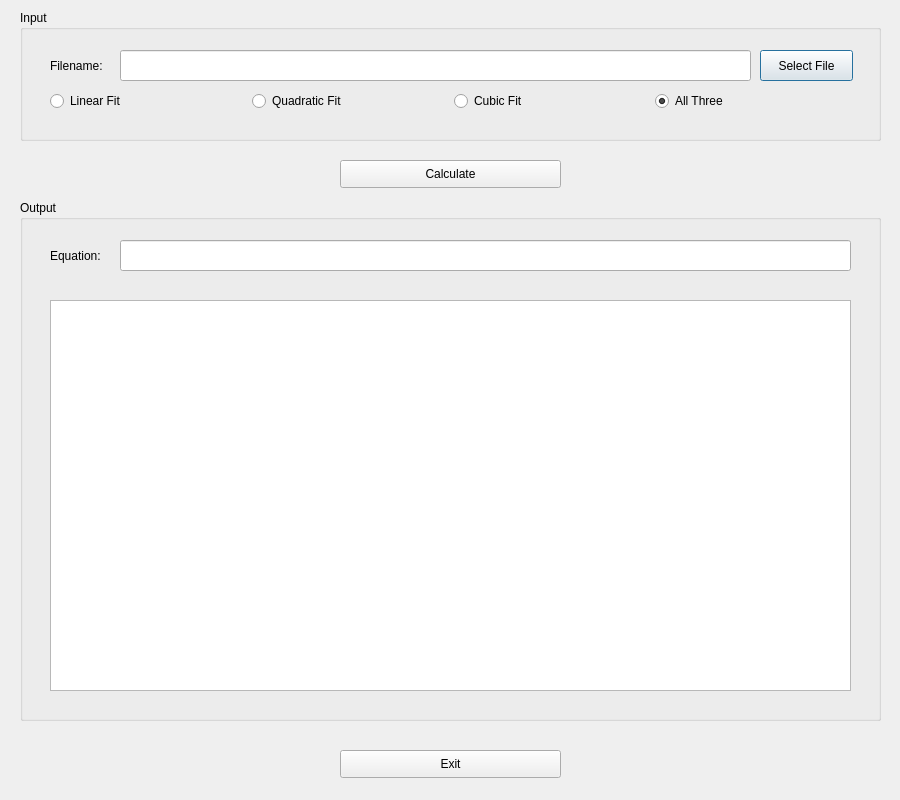
<?xml version="1.0" encoding="UTF-8"?>
<ui version="4.0">
 <class>Dialog</class>
 <widget class="QDialog" name="Dialog">
  <property name="geometry">
   <rect>
    <x>0</x>
    <y>0</y>
    <width>900</width>
    <height>800</height>
   </rect>
  </property>
  <property name="windowTitle">
   <string>Dialog</string>
  </property>
  <widget class="QGroupBox" name="groupInput">
   <property name="geometry">
    <rect>
     <x>20</x>
     <y>10</y>
     <width>861</width>
     <height>131</height>
    </rect>
   </property>
   <property name="title">
    <string>Input</string>
   </property>
   <widget class="QLineEdit" name="txtFileName">
    <property name="geometry">
     <rect>
      <x>100</x>
      <y>40</y>
      <width>631</width>
      <height>31</height>
     </rect>
    </property>
    <property name="readOnly">
     <bool>true</bool>
    </property>
   </widget>
   <widget class="QLabel" name="lblFilename">
    <property name="geometry">
     <rect>
      <x>30</x>
      <y>40</y>
      <width>61</width>
      <height>31</height>
     </rect>
    </property>
    <property name="text">
     <string>Filename:</string>
    </property>
   </widget>
   <widget class="QPushButton" name="btnSelect">
    <property name="geometry">
     <rect>
      <x>740</x>
      <y>40</y>
      <width>93</width>
      <height>31</height>
     </rect>
    </property>
    <property name="text">
     <string>Select File</string>
    </property>
   </widget>
   <widget class="QWidget" name="">
    <property name="geometry">
     <rect>
      <x>30</x>
      <y>80</y>
      <width>801</width>
      <height>22</height>
     </rect>
    </property>
    <layout class="QHBoxLayout" name="horizontalLayout">
     <item>
      <widget class="QRadioButton" name="rbtnLin">
       <property name="text">
        <string>Linear Fit</string>
       </property>
      </widget>
     </item>
     <item>
      <widget class="QRadioButton" name="rbtnQuad">
       <property name="text">
        <string>Quadratic Fit</string>
       </property>
      </widget>
     </item>
     <item>
      <widget class="QRadioButton" name="rbtnCubic">
       <property name="text">
        <string>Cubic Fit</string>
       </property>
      </widget>
     </item>
     <item>
      <widget class="QRadioButton" name="rbtnAll">
       <property name="text">
        <string>All Three</string>
       </property>
       <property name="checked">
        <bool>true</bool>
       </property>
      </widget>
     </item>
    </layout>
   </widget>
  </widget>
  <widget class="QGroupBox" name="groupOutput">
   <property name="geometry">
    <rect>
     <x>20</x>
     <y>200</y>
     <width>861</width>
     <height>521</height>
    </rect>
   </property>
   <property name="title">
    <string>Output</string>
   </property>
   <widget class="QLabel" name="lblEquation">
    <property name="geometry">
     <rect>
      <x>30</x>
      <y>40</y>
      <width>61</width>
      <height>31</height>
     </rect>
    </property>
    <property name="text">
     <string>Equation:</string>
    </property>
   </widget>
   <widget class="QLineEdit" name="txtEquation">
    <property name="geometry">
     <rect>
      <x>100</x>
      <y>40</y>
      <width>731</width>
      <height>31</height>
     </rect>
    </property>
    <property name="readOnly">
     <bool>true</bool>
    </property>
   </widget>
   <widget class="QGraphicsView" name="graphicsView">
    <property name="geometry">
     <rect>
      <x>30</x>
      <y>100</y>
      <width>801</width>
      <height>391</height>
     </rect>
    </property>
   </widget>
  </widget>
  <widget class="QPushButton" name="pushButton">
   <property name="geometry">
    <rect>
     <x>340</x>
     <y>160</y>
     <width>221</width>
     <height>28</height>
    </rect>
   </property>
   <property name="text">
    <string>Calculate</string>
   </property>
  </widget>
  <widget class="QPushButton" name="btnExit">
   <property name="geometry">
    <rect>
     <x>340</x>
     <y>750</y>
     <width>221</width>
     <height>28</height>
    </rect>
   </property>
   <property name="text">
    <string>Exit</string>
   </property>
  </widget>
 </widget>
 <resources/>
 <connections/>
</ui>
